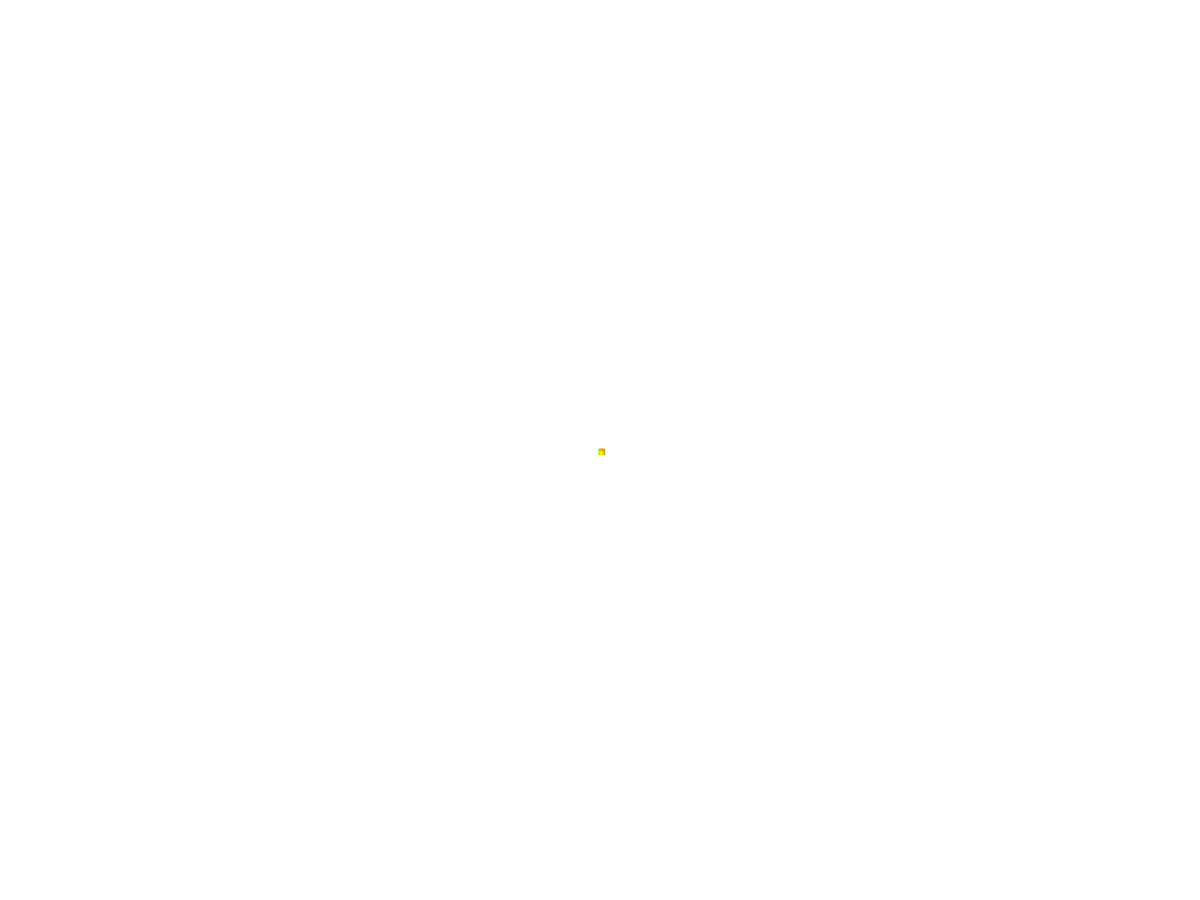
Frame 1 (no input)
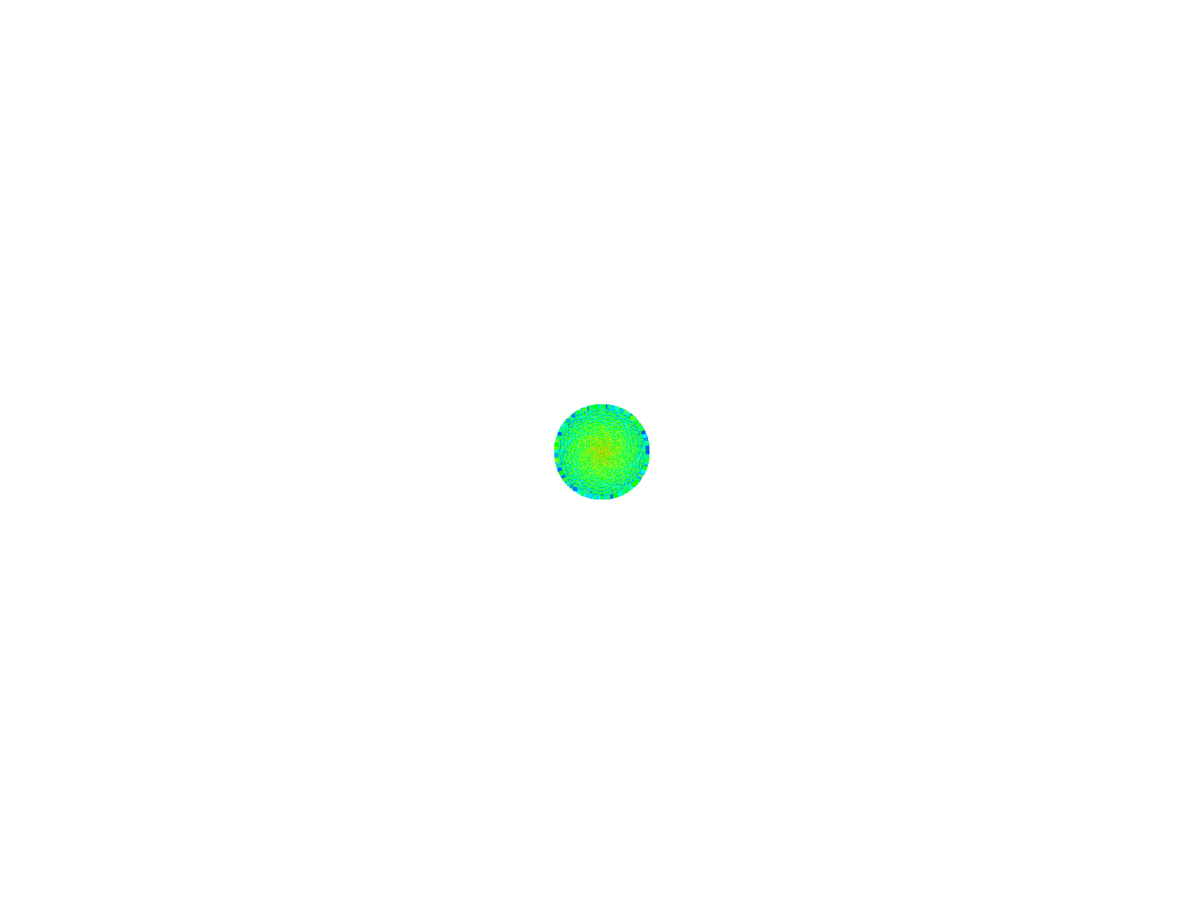
Frame 60 (the mouse pressed at the canvas centre just before this capture)
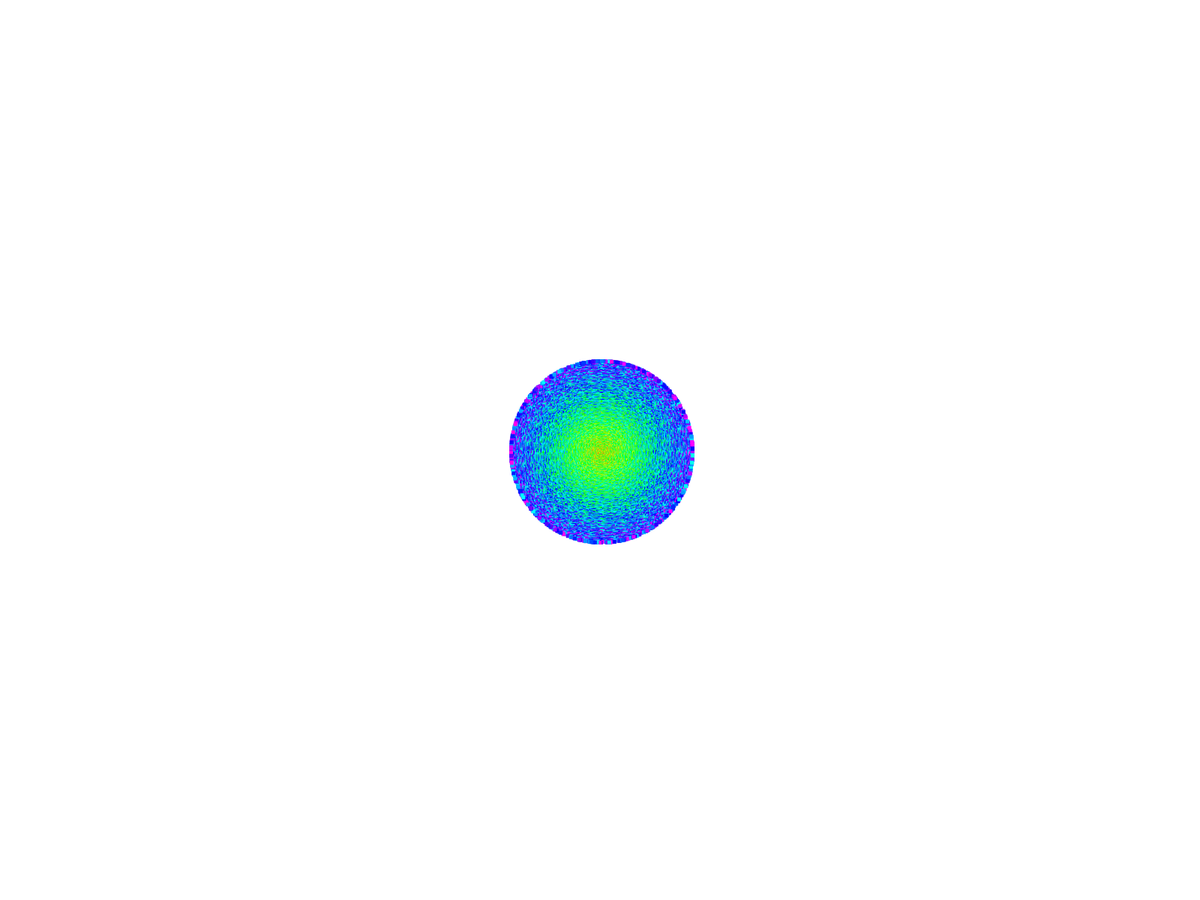
Frame 120 (the mouse held since frame 60 and released just before this capture)

The Processing sketch that drew these frames (run headless with seeded random() and noise(); from frame 60 on, the mouse is pressed at the canvas centre):

// Processing sketch: The_really_cool_sprial
// ── The_really_cool_sprial.pde
Spiral[] spirals;

boolean circle;

void setup() {
 
  frameRate(10000);
  
  /*
  
  Change in the spirally thingys come mostly from changing
  the number of Spiral objects and the arguments when instantiating the objects,
  You should use random numbers for atleast one of the arguments so they won't all be in the same place
  I usually leave the third argument as the same thing, but I'm sure some cool stuff can be acheived by changing it 
  
  The spirals use polar coords that increase to form a sort of rotation
  
  The 1st argument is the intial distance from 0, 0 (the middle) of a spiral
  The 2nd argument is the intial angle of the spiral
  The 3rd argument is the rate at which the distance and angle increase
  
  */
  spirals = new Spiral[500]; // <--- number of spirals
  
  for(int i = 0; i < spirals.length; i++) {
                                                                        
      spirals[i] = new Spiral(1, random(5, 100), 1);
    
  }
  
  fullScreen();
  noStroke();
  colorMode(HSB);
  background(255);
  
  
}

void draw() {
  
   translate(width/2, height/2);
  
   for(int i = 0; i < spirals.length; i++) {
      
     
      spirals[i].update();
      spirals[i].display();
      
     
      
  }
  
  

}
// ── spiral.pde
class Spiral {
  
  float x, y, d, a, rate;
  
  Spiral(float dTemp, float aTemp, float rateTemp) {
   
    d = dTemp;
    a = aTemp;
    rate = rateTemp;
  
  }
  
  void display() {
   
    rect(x, y, 5, 5);
    
  }
  
  void update() {
   
    fill(a % 255, 255, 255);
    
    a += rate;
    d += rate;
    
    polToXY();
    
  }
  
  void polToXY() {
   
    x = d * cos(a);
    y = d * sin(a);
    
  }
  
; 
  }
